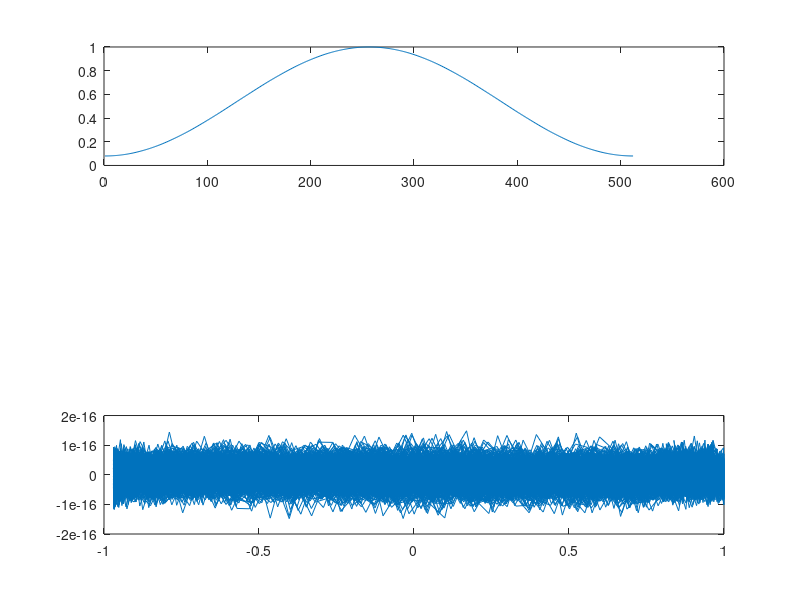

The MATLAB source for this figure: (Note: this script raises an error after producing the figure.)
t = 1:44100;
N = 512;
window_type = 0;
window_size = 512, 
hop_size = round(N/4.1);
time_str = 1.0;
Fs = 44100;
bin_w = Fs/N;

switch window_type
    case 0
        wind = hamming(window_size);
        H_val = N/4;
    case 1
        wind = hanning(window_size);
        H_val = N/4;
    case 2
        wind = kaiser(window_size);
        H_val = N/6;
    otherwise
        wind = hanning(N);
        H_val = N/4;
end

input_wave = sin(2*pi*4.1*bin_w*t/Fs);

num_stfts = ceil(length(input_wave)/hop_size)

% pad the end of the input wave with zeros, so we don't
% have overflow (and still get a complete FFT frame at the end...
% if we pad by N we definite have enough...
input_wave = [input_wave zeros(1, N)]; 

%create empty array to hold STFTS
X = zeros(N, num_stfts);

%now we go through and fill it with windowed, FFT'ed values
for k=1:num_stfts
    frame_begin = 1 + (k-1) * hop_size;
    frame_end = frame_begin + N-1;
    x = input_wave(frame_begin:frame_end);
    x_w = x.*wind';
    X_w = fft(x_w);
    X(:,k) = X_w'; %place the transpose into the k_th column
end
subplot(3,1,1)
plot(wind);

%we now have all the "analysis frames" needed in the array X.
% now we need to get Y, which is the same array but with corrected
% phase values for each channel given the time stretch factor
% which places each consecutive frame at a new location (so that when
% we resynthesize with a different hop size, the phase coherence is
% maintained...

Y = zeros(size(X)); % Y is same size as X;
Y = X;

%the new hop size is given by:
hop_size_synth = round(hop_size * time_str);

% since we have to round the hop size to an integer, 
% the actual time stretch is in fact:
actual_stretch = hop_size_synth/hop_size

%the length of output is dependent on new hop size
new_len = (num_stfts-1)*hop_size_synth + N
output_wave = zeros(1, new_len);
%%%%%%%%%%%%%%%%%%%%%%%%%%%%%%%%%%%%%%%%%%%%%%%%%%%%%%%%%%%%%%%%%%%%%%
% trying to use the method of calculating each phase value:
%%%%%%%%%%%%%%%%%%%%%%%%%%%%%%%%%%%%%%%%%%%%%%%%%%%%%%%%%%%%%%%%%%%%%%

hop_size
hop_size_synth

for k=1:num_stfts
    y = ifft(X(:,k))';
    %the new time locations
    frame_begin = 1 + (k-1)*hop_size;
    frame_end = frame_begin + N -1;
    output_wave(frame_begin:frame_end) = output_wave(frame_begin:frame_end)+y;
    
end;


% normalize: (I may have ommitted a step somewhere, causing
% the amplitudes to be larger than 1.0 with overlap/add...)
% or is this expected behaviour?
output_wave = output_wave./max(abs(output_wave));
length(output_wave)
subplot(3,1,3);
plot(output_wave);

player = audioplayer(input_wave, Fs);
player.playblocking();

player = audioplayer(output_wave, Fs);
player.playblocking();

